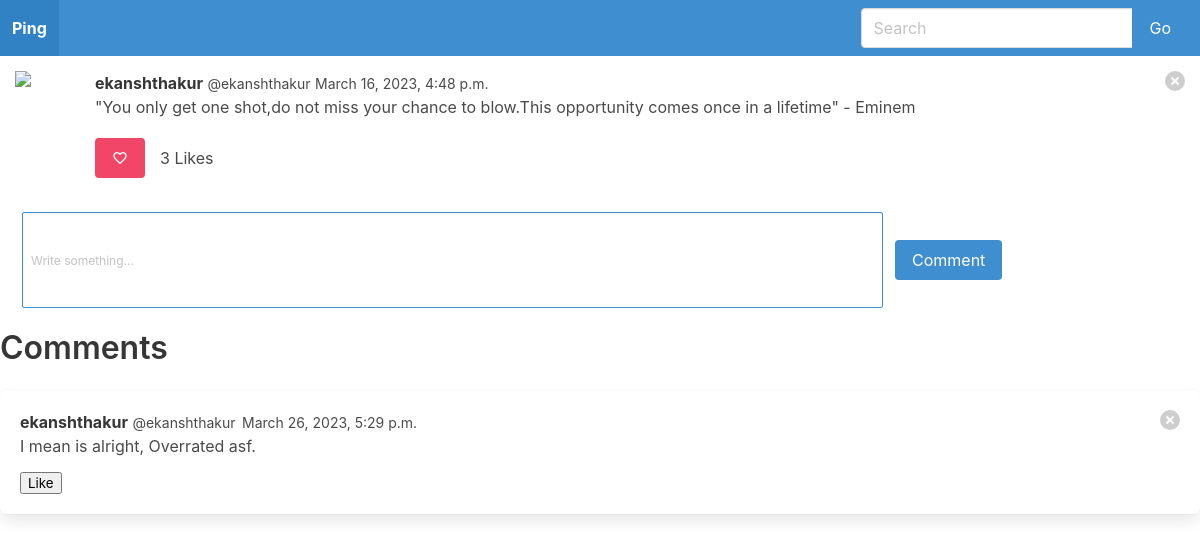
The page /ping_detail/6 (signed in) on the database its author committed.
### Ping/models.py (models this page shows, shortened)
class Pings(models.Model):
    user = models.ForeignKey(
        User, related_name = "pinged" , on_delete=models.DO_NOTHING
    )
    body = models.CharField(max_length=250)
    created_on = models.DateTimeField(auto_now_add= True)
    parent = models.ForeignKey("self", on_delete=models.CASCADE, blank= True, null=True, related_name= 'children')
    likes = models.ManyToManyField(User, blank=True, null=True, related_name='liked')
    def total_likes(self):
        return self.likes.count()

### Ping/views.py (the view)
# urls.py: path("ping_detail/<int:pk>", ping_view, name = 'ping_detail'),
def ping_view(request, pk):
    post = get_object_or_404(Pings, pk = pk)
    total_likes = post.total_likes()
    liked = False
    if post.likes.filter(id = request.user.id).exists():
        liked = True
    if request.method == "POST":
        if('delete' in request.POST):
            post.delete()
            return redirect('dashboard')
        if ('delete_comment' in request.POST):
            comment_id = int(request.POST['delete_comment'])
            post.children.filter(id = comment_id).delete()
            return redirect('ping_detail', pk = pk)
        form = PingForm(request.POST or None)
        if form.is_valid():
            comment = form.save(commit= False)
            comment.user = request.user
            comment.parent = post
            comment.save()
            return redirect("ping_detail", pk = post.pk)
    else:
        form = PingForm()
    context = {
        "post" : post,
        "form" : form,
        "total_likes" : total_likes,
        "liked" : liked,
        }
    return render(request, "ping_detail.html", context)

### Ping/forms.py
class PingForm(forms.ModelForm):
    body = forms.CharField(
        required= True,
        widget = forms.widgets.TextInput(
            attrs={
            "placeholder": "Write something...",
            "class": "textarea is-info is-small",
            }
        ),
        label="",
    )
    class Meta:
        model = Pings
        exclude = {"user", "parent", "likes"}

### templates/ping_detail.html (shortened to what this page needs)
{% extends 'base.html'%} {% block content%}
<article class="media" style="margin: 15px">
  <figure class="media-left">
    <p class="image is-64x64">
      <img src="https://bulma.io/images/placeholders/128x128.png" />
    </p>
  </figure>
  <div class="media-content">
    <div class="content">
      <p>
        <strong>{{post.user.username}}</strong>
        <small>@{{post.user.username}}</small>
        <small><time datetime="2016-01-01">{{post.created_on}}</time></small>
        <br />
        {{post.body}}
      </p>
    </div>
    <nav class="level is-mobile">
      <div class="level-left">
        <form action="{% url 'ping_liked' post.pk %}" method="post">
              {% if liked %}
              <button type = 'submit' class = 'button is-danger'name="ping_id" value = "{{ post.pk }}">
                <span class="mdi mdi-heart-outline"></span>
              </button>
              {% else %}
              <button type = 'submit' class = 'button'name="ping_id" value = "{{ post.pk }}">
                <span class="mdi mdi-heart-outline"></span>
              </button>
              {% endif %}
            </form>
             <p style="margin: 15px;">{{ total_likes}} Likes</p>
        <a class="level-item">
          <span class="icon is-medium"></span>
        </a>
        <a class="level-item">
          <span class="icon is-medium"></span>
        </a>
      </div>
    </nav>
  </div>
  <form action="" method="post">
  <div class="media-right">
      <button class="delete" type="submit" name="delete"></button>
    </div>
  </form>
</article>
<form action="" method="post">
  <div class="columns is-vcentered" style="margin: 10px;">
    <div class="column is-three-quarters">
      {{form.as_p}}
    </div>
    <button class="button is-info" style="width: auto; height: auto;" type="submit">Comment</button>
  </div>
</form>
{% if post.children %}
<h3 class="title is-3">Comments</h3>
<ul>
  {% for comments in post.children.all %}
  <div class="box">
    <article class="media">
      <div class="media-content">
        <div class="content">
          <strong>{{comments.user.username}}</strong>
          <small style="margin-right: 2px;">@{{comments.user.username}}</small>
          <small>{{comments.created_on}}</small>
          <br />
          {{comments.body}}
        </div>
        <nav class="level is-mobile">
          <div class="level-left">
            <form action="{% url 'ping_liked' post.pk %}" method="post">
              <button type = 'submit' class="" name="post_id" value {{ comments.id}}>Like</button>
            </form>
            <a class="level-item" aria-label="reply">
              <span class="icon is-small">
              </span>
            </a>
            <a class="level-item" aria-label="like">
              <span class="icon is-small">
              </span>
            </a>
          </div>
        </nav>
      </div>
      <form action="{% url 'ping_detail' post.pk %}" method="post">
        <div class="media-right">
          <button class="delete" type="submit"></button>
        </div>
      </form>
    </article>
  </div>
  {% endfor %}
</ul>
{% endif %}
{% endblock content %}

### rows shown on the page
Pings: user.username "ekanshthakur", created_on "March 16, 2023, 4:48 p.m.", body "\"You only get one shot,do not miss your chance to blow.This opportunity comes once in a lifetime\" - Eminem"
Pings: user.username "ekanshthakur", created_on "March 26, 2023, 5:29 p.m.", body "I mean is alright, Overrated asf."

### other values the page prints
{{ total_likes }} "3"
